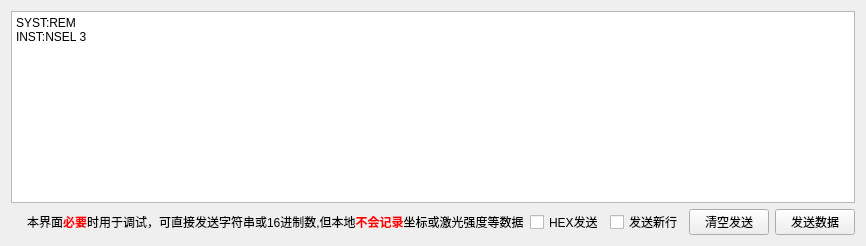
      <widget class="QWidget" name="tab_6">
       <attribute name="title">
        <string>页</string>
       </attribute>
       <layout class="QGridLayout" name="gridLayout_14">
        <item row="0" column="0" colspan="6">
         <widget class="QTextEdit" name="textEdit_2">
          <property name="html">
           <string>&lt;!DOCTYPE HTML PUBLIC &quot;-//W3C//DTD HTML 4.0//EN&quot; &quot;http://www.w3.org/TR/REC-html40/strict.dtd&quot;&gt;
&lt;html&gt;&lt;head&gt;&lt;meta name=&quot;qrichtext&quot; content=&quot;1&quot; /&gt;&lt;style type=&quot;text/css&quot;&gt;
p, li { white-space: pre-wrap; }
&lt;/style&gt;&lt;/head&gt;&lt;body style=&quot; font-family:'SimSun'; font-size:9pt; font-weight:400; font-style:normal;&quot;&gt;
&lt;p style=&quot; margin-top:0px; margin-bottom:0px; margin-left:0px; margin-right:0px; -qt-block-indent:0; text-indent:0px;&quot;&gt;SYST:REM&lt;/p&gt;
&lt;p style=&quot; margin-top:0px; margin-bottom:0px; margin-left:0px; margin-right:0px; -qt-block-indent:0; text-indent:0px;&quot;&gt;INST:NSEL 3&lt;/p&gt;
&lt;p style=&quot;-qt-paragraph-type:empty; margin-top:0px; margin-bottom:0px; margin-left:0px; margin-right:0px; -qt-block-indent:0; text-indent:0px;&quot;&gt;&lt;br /&gt;&lt;/p&gt;&lt;/body&gt;&lt;/html&gt;</string>
          </property>
         </widget>
        </item>
        <item row="1" column="0">
         <spacer name="horizontalSpacer_4">
          <property name="orientation">
           <enum>Qt::Horizontal</enum>
          </property>
          <property name="sizeHint" stdset="0">
           <size>
            <width>10</width>
            <height>20</height>
           </size>
          </property>
         </spacer>
        </item>
        <item row="1" column="1">
         <widget class="QLabel" name="portName_label_6">
          <property name="sizePolicy">
           <sizepolicy hsizetype="Preferred" vsizetype="Preferred">
            <horstretch>0</horstretch>
            <verstretch>0</verstretch>
           </sizepolicy>
          </property>
          <property name="minimumSize">
           <size>
            <width>0</width>
            <height>0</height>
           </size>
          </property>
          <property name="maximumSize">
           <size>
            <width>999</width>
            <height>999</height>
           </size>
          </property>
          <property name="text">
           <string>&lt;html&gt;&lt;head/&gt;&lt;body&gt;&lt;p&gt;&lt;span style=&quot; color:#000000;&quot;&gt;本界面&lt;/span&gt;&lt;span style=&quot; font-weight:600; color:#ff0000;&quot;&gt;必要&lt;/span&gt;&lt;span style=&quot; color:#000000;&quot;&gt;时用于调试，可直接发送字符串或16进制数,但本地&lt;/span&gt;&lt;span style=&quot; font-weight:600; color:#ff0000;&quot;&gt;不会记录&lt;/span&gt;&lt;span style=&quot; color:#000000;&quot;&gt;坐标或激光强度等数据&lt;/span&gt;&lt;/p&gt;&lt;/body&gt;&lt;/html&gt;</string>
          </property>
         </widget>
        </item>
        <item row="1" column="2">
         <widget class="QCheckBox" name="hexDisp_checkBox_7">
          <property name="sizePolicy">
           <sizepolicy hsizetype="Preferred" vsizetype="Preferred">
            <horstretch>0</horstretch>
            <verstretch>0</verstretch>
           </sizepolicy>
          </property>
          <property name="minimumSize">
           <size>
            <width>0</width>
            <height>0</height>
           </size>
          </property>
          <property name="maximumSize">
           <size>
            <width>99999</width>
            <height>99999</height>
           </size>
          </property>
          <property name="text">
           <string>HEX发送</string>
          </property>
         </widget>
        </item>
        <item row="1" column="3">
         <widget class="QCheckBox" name="pause_checkBox_7">
          <property name="sizePolicy">
           <sizepolicy hsizetype="Preferred" vsizetype="Preferred">
            <horstretch>0</horstretch>
            <verstretch>0</verstretch>
           </sizepolicy>
          </property>
          <property name="minimumSize">
           <size>
            <width>0</width>
            <height>0</height>
           </size>
          </property>
          <property name="maximumSize">
           <size>
            <width>99999</width>
            <height>99999</height>
           </size>
          </property>
          <property name="text">
           <string>发送新行</string>
          </property>
         </widget>
        </item>
        <item row="1" column="4">
         <widget class="QPushButton" name="clearDisp_pushButton_9">
          <property name="sizePolicy">
           <sizepolicy hsizetype="Preferred" vsizetype="Preferred">
            <horstretch>0</horstretch>
            <verstretch>0</verstretch>
           </sizepolicy>
          </property>
          <property name="minimumSize">
           <size>
            <width>0</width>
            <height>0</height>
           </size>
          </property>
          <property name="maximumSize">
           <size>
            <width>99999</width>
            <height>99999</height>
           </size>
          </property>
          <property name="text">
           <string>清空发送</string>
          </property>
         </widget>
        </item>
        <item row="1" column="5">
         <widget class="QPushButton" name="clearDisp_pushButton_8">
          <property name="sizePolicy">
           <sizepolicy hsizetype="Preferred" vsizetype="Preferred">
            <horstretch>0</horstretch>
            <verstretch>0</verstretch>
           </sizepolicy>
          </property>
          <property name="minimumSize">
           <size>
            <width>0</width>
            <height>0</height>
           </size>
          </property>
          <property name="maximumSize">
           <size>
            <width>99999</width>
            <height>99999</height>
           </size>
          </property>
          <property name="text">
           <string>发送数据</string>
          </property>
         </widget>
        </item>
       </layout>
      </widget>
